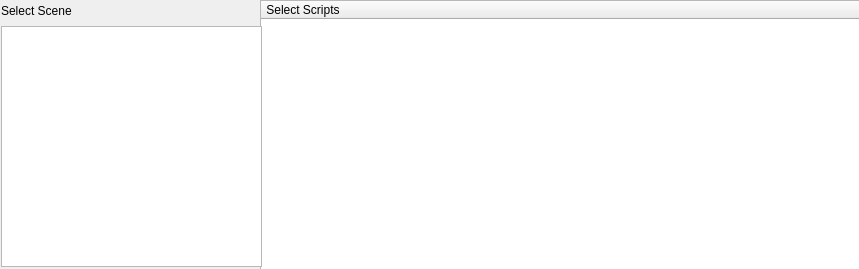
              <widget class="QWidget" name="scrollAreaControlWidgetContents">
               <property name="geometry">
                <rect>
                 <x>0</x>
                 <y>0</y>
                 <width>859</width>
                 <height>269</height>
                </rect>
               </property>
               <widget class="QTreeWidget" name="treeWidgetControl">
                <property name="geometry">
                 <rect>
                  <x>260</x>
                  <y>0</y>
                  <width>601</width>
                  <height>271</height>
                 </rect>
                </property>
                <column>
                 <property name="text">
                  <string> Select Scripts</string>
                 </property>
                </column>
               </widget>
               <widget class="QLabel" name="label_5">
                <property name="geometry">
                 <rect>
                  <x>1</x>
                  <y>1</y>
                  <width>105</width>
                  <height>19</height>
                 </rect>
                </property>
                <property name="text">
                 <string>Select Scene</string>
                </property>
               </widget>
               <widget class="QListWidget" name="listWidgetSceneSelect">
                <property name="geometry">
                 <rect>
                  <x>1</x>
                  <y>26</y>
                  <width>261</width>
                  <height>241</height>
                 </rect>
                </property>
               </widget>
              </widget>
